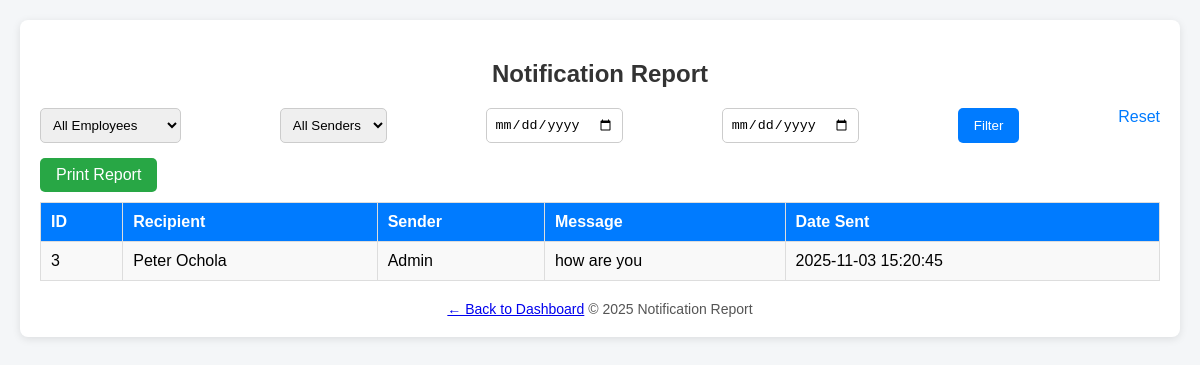
The page /notification_report.php on the database its author committed.
### tables this page shows
CREATE TABLE `notifications` (
  `id` int(11) NOT NULL,
  `sender` varchar(50) DEFAULT 'Admin',
  `employee_id` int(11) DEFAULT NULL,
  `message` text NOT NULL,
  `created_at` timestamp NOT NULL DEFAULT current_timestamp()
);

CREATE TABLE `employees` (
  `id` int(11) NOT NULL,
  `name` varchar(100) NOT NULL,
  `email` varchar(100) DEFAULT NULL,
  `phone` varchar(20) DEFAULT NULL,
  `department` varchar(50) DEFAULT NULL,
  `position` varchar(50) DEFAULT NULL,
  `bank_name` varchar(50) DEFAULT NULL,
  `account_number` varchar(50) DEFAULT NULL,
  `address` varchar(255) DEFAULT NULL,
  `role` varchar(50) DEFAULT NULL,
  `date_joined` date DEFAULT curdate(),
  `progress` text DEFAULT NULL,
  `username` varchar(50) NOT NULL,
  `password` varchar(255) NOT NULL,
  `created_at` timestamp NOT NULL DEFAULT current_timestamp(),
  `salary` decimal(10,2) DEFAULT 0.00
);

### notification_report.php (the view, shortened to what this page needs)
<?php
$conn = new mysqli("localhost", "root", "", "admin_db");
$from_date = isset($_GET['from_date']) ? $_GET['from_date'] : '';
$to_date = isset($_GET['to_date']) ? $_GET['to_date'] : '';
$query = "SELECT notifications.*, employees.name
          FROM notifications
          LEFT JOIN employees ON notifications.employee_id = employees.id
          WHERE 1=1";
$query .= " ORDER BY notifications.created_at DESC";
$result = $conn->query($query);
?>
<!DOCTYPE html>
<html lang="en">
<head>
</head>
<body>
  <div class="container">
    <h2>Notification Report</h2>
    <form method="GET" class="filters">
      <select name="employee">
        <option value="">All Employees</option>
      </select>
      <select name="sender">
        <option value="">All Senders</option>
      </select>
      <input type="date" name="from_date" value="<?php echo htmlspecialchars($from_date); ?>">
      <input type="date" name="to_date" value="<?php echo htmlspecialchars($to_date); ?>">
      <button type="submit">Filter</button>
      <a href="notification_report.php" style="color:#007bff;text-decoration:none;">Reset</a>
    </form>
    <a href="#" class="export-btn" onclick="window.print()">Print Report</a>
    <table>
      <tr>
        <th>ID</th>
        <th>Recipient</th>
        <th>Sender</th>
        <th>Message</th>
        <th>Date Sent</th>
      </tr>
      <?php
      if ($result->num_rows > 0) {
          while ($row = $result->fetch_assoc()) {
              $recipient = !empty($row['name']) ? $row['name'] : 'All Employees';
              echo "<tr>
                      <td>{$row['id']}</td>
                      <td>{$recipient}</td>
                      <td>{$row['sender']}</td>
                      <td class='message-cell'>{$row['message']}</td>
                      <td>{$row['created_at']}</td>
                    </tr>";
          }
      } else {
          echo "<tr><td colspan='5' style='text-align:center;'>No notifications found</td></tr>";
      }
      ?>
    </table>
    <div class="footer">
         <a href="reports_dashboard.php" class="btn btn-secondary back-btn">← Back to Dashboard</a>
      © <?php echo date("Y"); ?> Notification Report
    </div>
  </div>
</body>
</html>

### notification_report.php (style rules this page uses)
body { font-family: Arial, sans-serif; background: #f4f6f8; margin: 0; padding: 20px; }
.container { background: white; border-radius: 8px; padding: 20px; box-shadow: 0 2px 8px rgba(0,0,0,0.1); }
h2 { text-align: center; color: #333; }
.filters { display: flex; flex-wrap: wrap; justify-content: space-between; gap: 10px; margin-bottom: 15px; }
.filters input, .filters select { padding: 8px; border: 1px solid #ccc; border-radius: 5px; }
.filters button { padding: 8px 16px; border: none; background: #007bff; color: white; border-radius: 5px; cursor: pointer; }
.export-btn { display: inline-block; padding: 8px 16px; background: #28a745; color: white; border-radius: 5px; text-decoration: none; margin-bottom: 10px; }
table { width: 100%; border-collapse: collapse; }
th, td { border: 1px solid #ddd; padding: 10px; text-align: left; }
th { background-color: #007bff; color: white; }
tr:nth-child(even) { background-color: #f9f9f9; }
.message-cell { max-width: 400px; white-space: pre-wrap; word-wrap: break-word; }
.footer { text-align: center; margin-top: 20px; color: #555; font-size: 14px; }

### rows shown on the page
notifications: id "3", employee.name "Peter Ochola", sender "Admin", message "how are you", created_at "2025-11-03 15:20:45"
